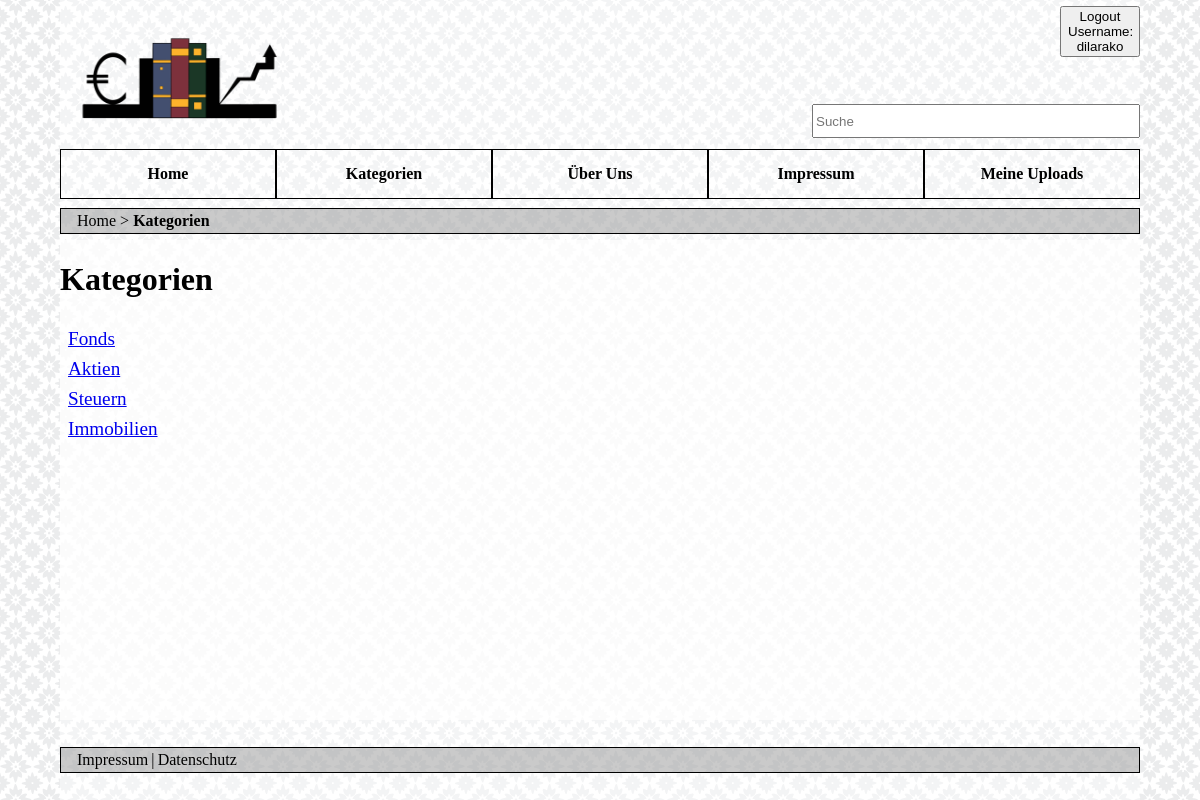
The page /src/Kategorie.php (signed in) on the database its author committed.
### tables this page shows
CREATE TABLE `kategorie` (
  `KATEGORIEID` int(11) NOT NULL,
  `KATEGORIENAME` varchar(1024) DEFAULT NULL
);

### src/Kategorie.php (the view, shortened to what this page needs)
<?php
require_once 'Page.php';
class Kategorien extends Page
{
    private $kategorien = array();
    protected function getViewData()
    {
        $sqlAnfrage = "select * from kategorie;";
        $recordset = $this->_database->query($sqlAnfrage);
        while ($record = $recordset->fetch_assoc()) {
            $tempArray = array(
                "KATEGORIEID" => $record["KATEGORIEID"],
                "KATEGORIENAME" => $record["KATEGORIENAME"]
            );
            $this->kategorien[] = $tempArray;
        }
    }
    protected function generateView()
    {
        $this->getViewData();
        echo <<<EOT
        <div id="headerDir">
        <span>Home > <b>Kategorien</b></span>
        </div>
        </div>
        <div id="content">
        <h1> Kategorien </h1>
        <section class="buecher">
EOT;
        for ($i = 0; $i < count($this->kategorien); $i++) {
            $kname = $this->kategorien[$i]["KATEGORIENAME"];
            echo '<a href="' . $kname . '.php"><section class="kname"> ' . $kname . ' </section></a>';
        }
        echo <<<EOT
        </section>
        </div>
EOT;
    }
    public static function main()
    {
        try {
            $page = new Kategorien();
            $page->processReceivedData();
            $page->generateView();
        } catch (Exception $e) {
            header("Content-type: text/plain; charset=UTF-8");
            echo $e->getMessage();
        }
    }
}
Kategorien::main();

### src/stylesheet/style.css (style rules this page uses)
html,body { height: 100%; margin: 0 ; background-image: url("../img/assets/background.png"); }
#content { background-color: rgba(255, 255, 255, 0.8); width: 100%; height: 60%; }
#headerDir { height: 10%; background-color: rgba(128, 128, 128, 0.419); display: flex; flex-direction: column; justify-content: center; padding-left: 1rem; border: 1px solid black; }

### src/stylesheet/buch.css (style rules this page uses)
.buecher { height: 90%; width: 100% !important; overflow-y: auto; clear: both; }

### src/stylesheet/kategorie.css (style rules this page uses)
.kname { display:flex; margin: 0.5rem; font-size: 1.2rem; }

### rows shown on the page
kategorie: KATEGORIENAME "Fonds"
kategorie: KATEGORIENAME "Aktien"
kategorie: KATEGORIENAME "Steuern"
kategorie: KATEGORIENAME "Immobilien"

### other values the page prints
$username "dilarako"
